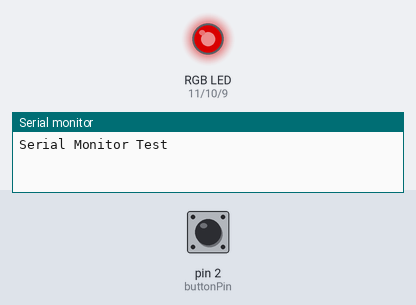
A sketch run on a simulated Arduino Uno, built with avr-gcc and run on an emulated ATmega328P. Parts: an RGB LED mixed from three pins (HIGH = lit), the last lines printed to the serial monitor. Inputs (shaded band) come from the test bench; at power-on: pin 2 (buttonPin) HIGH. Dim RGB values are drawn brighter than linear.

Above: at 1.26 s.
1.3 s: pin 2 (buttonPin) pulled LOW for 1 s
At 3.07 s:
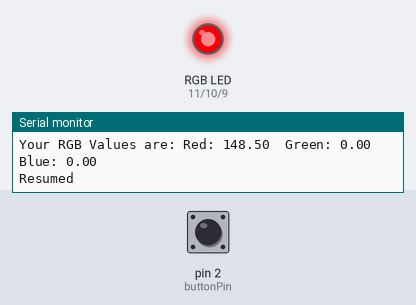
5.3 s: pin 2 (buttonPin) pulled LOW for 0.15 s
At 5.8 s:
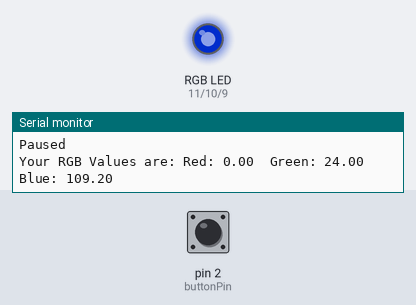
6.9 s: pin 2 (buttonPin) pulled LOW for 3.2 s
At 11.21 s:
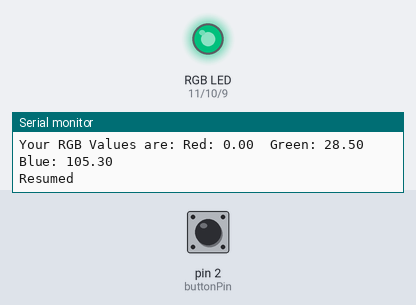
Timing chart, 0 to 22.1 s (numbered marks = the images above; inputs shaded):
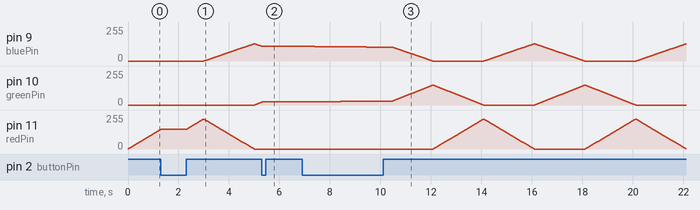

The sketch:

ColorPicker.ino
```cpp
//Tyler Graham
//Sep. 15, 2018
//ColorPicker

const int buttonPin = 2;
int buttonState = 0;
int autoStep = 0;
int redPin = 11;
int greenPin = 10;
int bluePin = 9;
double r = 0;
double g = 0;
double b = 0;
int xr = 0;
int rb = 0;
int bg = 0;
int gr = 0;
boolean play = false;
boolean halt = false;
boolean wait = true;
void setup() {
  // put your setup code here, to run once:
  pinMode(buttonPin, INPUT_PULLUP);
  pinMode(redPin, OUTPUT);
  pinMode(greenPin, OUTPUT);
  pinMode(bluePin, OUTPUT);
  Serial.begin(9600);
  Serial.print("Serial Monitor Test\n");
}

void loop() {
  int sensorVal = digitalRead(buttonPin);
  if (!halt)
  {
    wait = true;
    if (autoStep == 0)
    {
      if (xr < 100)
      {
        if (sensorVal == LOW)
        {
          halt = true;
        }
        r += 225.0 / 100;
        setColor(r, g, b);
        //printColor();
        xr++;
        delay(20);
      }
      if (xr >= 100)
      {
        autoStep++;
      }
    }
    else if (autoStep == 1)
    {
      gr = 0;
      if (rb < 100)
      {
        if (sensorVal == LOW)
        {
          halt = true;
        }
        r -= 225.0 / 100;
        b += 130.0 / 100;
        setColor(r, g, b);
        rb++;
        //printColor();
        delay(20);
      }
      if (rb >= 100)
      {
        autoStep++;
      }
    }
    else if (autoStep == 2)
    {
      rb = 0;
      if (bg < 100)
      {
        if (sensorVal == LOW)
        {
          halt = true;
        }
        b -= 130.0 / 100;
        g += 150.0 / 100;
        setColor(r, g, b);
        bg++;
        //printColor();
        delay(20);
      }
      if (bg >= 100)
      {
        autoStep++;
      }
    }
    else if (autoStep == 3)
    {
      bg = 0;
      if (gr < 100)
      {
        if (sensorVal == LOW)
        {
          halt = true;
        }
        g -= 150.0 / 100;
        r += 225.0 / 100;
        setColor(r, g, b);
        gr++;
        //printColor();
        delay(20);
      }
      if (gr >= 100)
      {
        autoStep = 1;
      }
    }
  }
  else
  {
    if (wait)
    {
      Serial.print("Paused\n");
      Serial.print("Your RGB Values are: ");
      printColor();
      delay(500);
      wait = false;
    }
    else
    {
      if (sensorVal == LOW)
      {
        Serial.print("Resumed\n");
        delay(500);
        halt = false;
      }
    }
  }
}


void printColor()
{
  Serial.print("Red: ");
  Serial.print(r);
  Serial.print("  Green: ");
  Serial.print(g);
  Serial.print("  Blue: ");
  Serial.print(b);
  Serial.print("\n");
}

void setColor(int red, int green, int blue)
{
#ifdef COMMON_ANODE
  red = 255 - red;
  green = 255 - green;
  blue = 255 - blue;
#endif
  analogWrite(redPin, red);
  analogWrite(greenPin, green);
  analogWrite(bluePin, blue);
}
```

Measured:
- after the input at 5.3 s, pin 9 (bluePin): goes on until 5.3 s, then stays 109/255; pin 10 (greenPin): goes on until 5.3 s, then stays 24/255
- by itself, pin 9 (bluePin): rises from 0/255 to 130/255 in 2.0 s, then falls to 110/255 in 0.30 s
- by itself, pin 11 (redPin): rises from 146/255 to 225/255 in 1.7 s, then falls to 0/255 in 2.0 s
